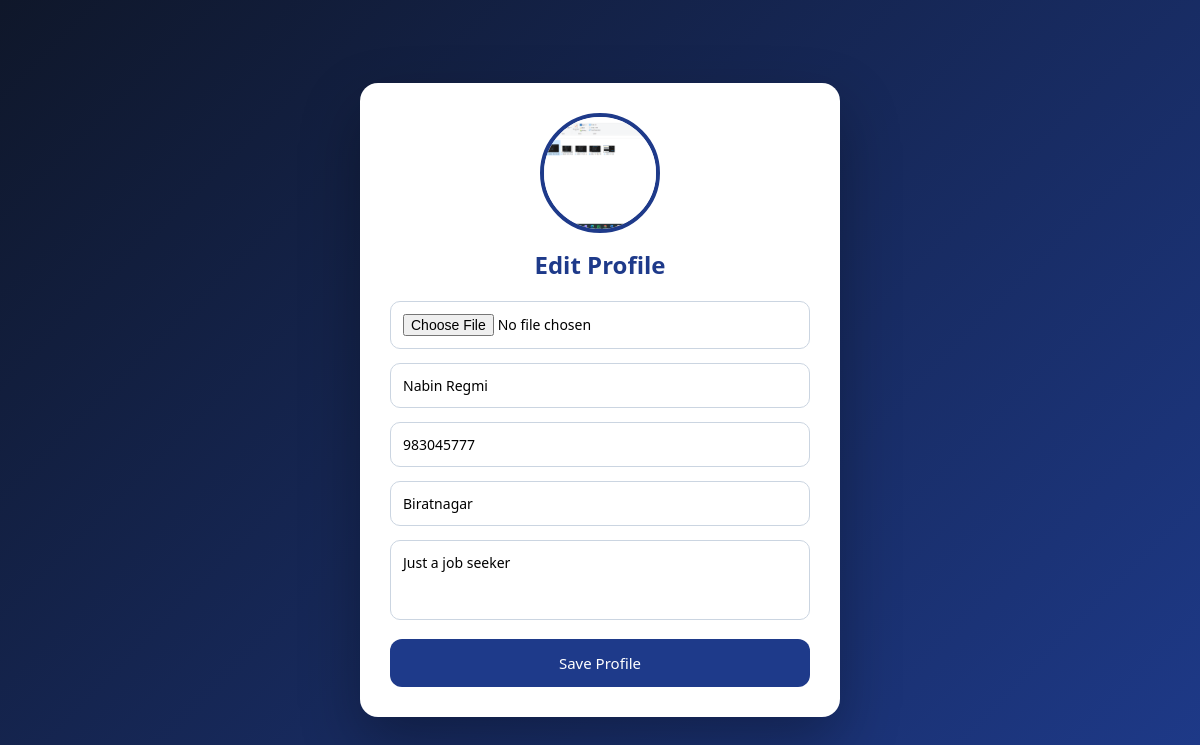
Page /edit_profile/ (signed in) on the earlier database version.
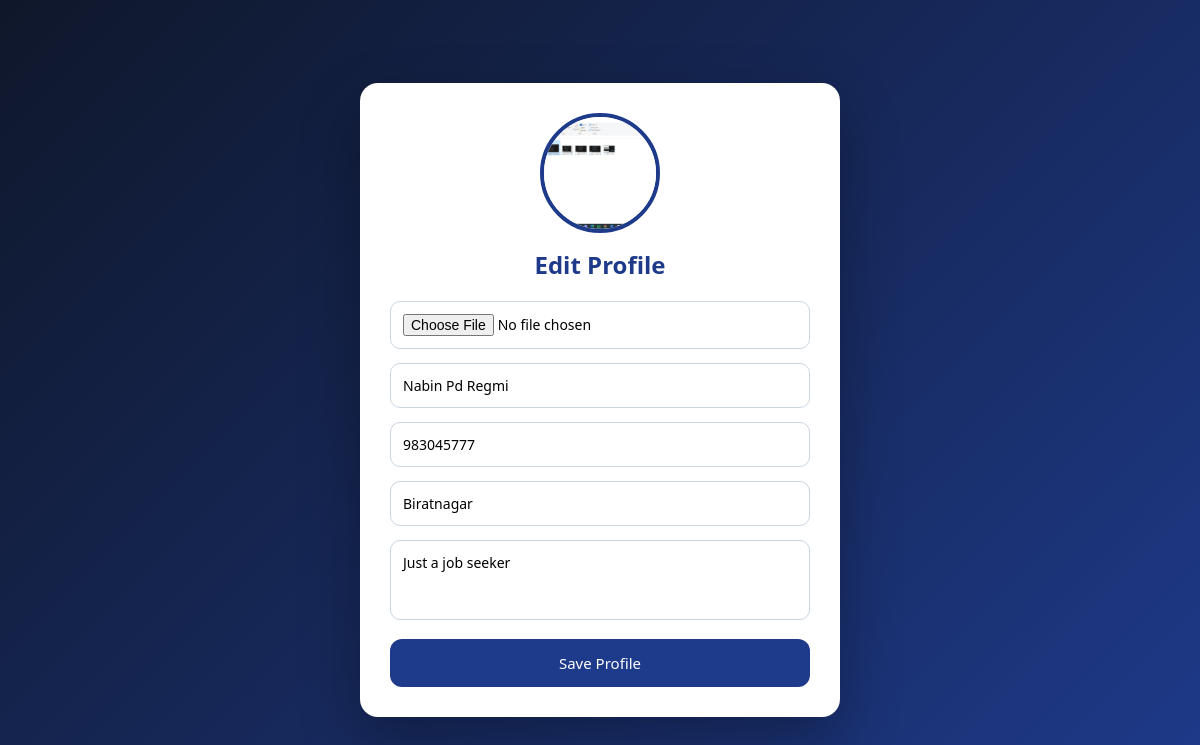
Same page on the later database version.
### accounts/models.py (models this page shows)
class JobSeekerProfile(models.Model):
    user = models.OneToOneField(User, on_delete=models.CASCADE)
    full_name = models.CharField(max_length=150, blank=True)
    phone = models.CharField(max_length=20, blank=True)
    location = models.CharField(max_length=100, blank=True)
    bio = models.TextField(blank=True)
    profile_image = models.ImageField(
        upload_to='profiles/',
        default=True,
        blank=True
    )

### accounts/views.py (the view, shortened to what this page needs)
# urls.py: path('edit_profile/', edit_profile, name= 'edit_profile'),
@login_required
def edit_profile(request):
    profile, created = JobSeekerProfile.objects.get_or_create(user=request.user)
    return render(request, "hire/edit_job_seeker.html", {
        "profile": profile
    })

### templates/hire/edit_job_seeker.html (shortened to what this page needs)
{% load static %}
<!DOCTYPE html>
<html>
<head>
    <link rel="stylesheet" href="{% static 'css/edit_job_seeker.css' %}">
</head>
<body>
<div class="profile-card">
    <form method="POST" enctype="multipart/form-data">
        <div class="profile-header">
            <img src="{% if profile.profile_image %}
                        {{ profile.profile_image.url }}
                     {% else %}
                        {% static 'assets/images/profile.png' %}
                     {% endif %}">
            <h2>Edit Profile</h2>
        </div>
        <input type="file" name="profile_image">
        <input type="text" name="full_name" value="{{ profile.full_name }}" placeholder="Full Name">
        <input type="text" name="phone" value="{{ profile.phone }}" placeholder="Phone">
        <input type="text" name="location" value="{{ profile.location }}" placeholder="Location">
        <textarea name="bio" placeholder="About you">{{ profile.bio }}</textarea>
        <button type="submit">Save Profile</button>
    </form>
</div>
</body>
</html>

Differences in the rows shown:
changed JobSeekerProfile "Biratnagar": full_name "Nabin Regmi" → "Nabin Pd Regmi"
